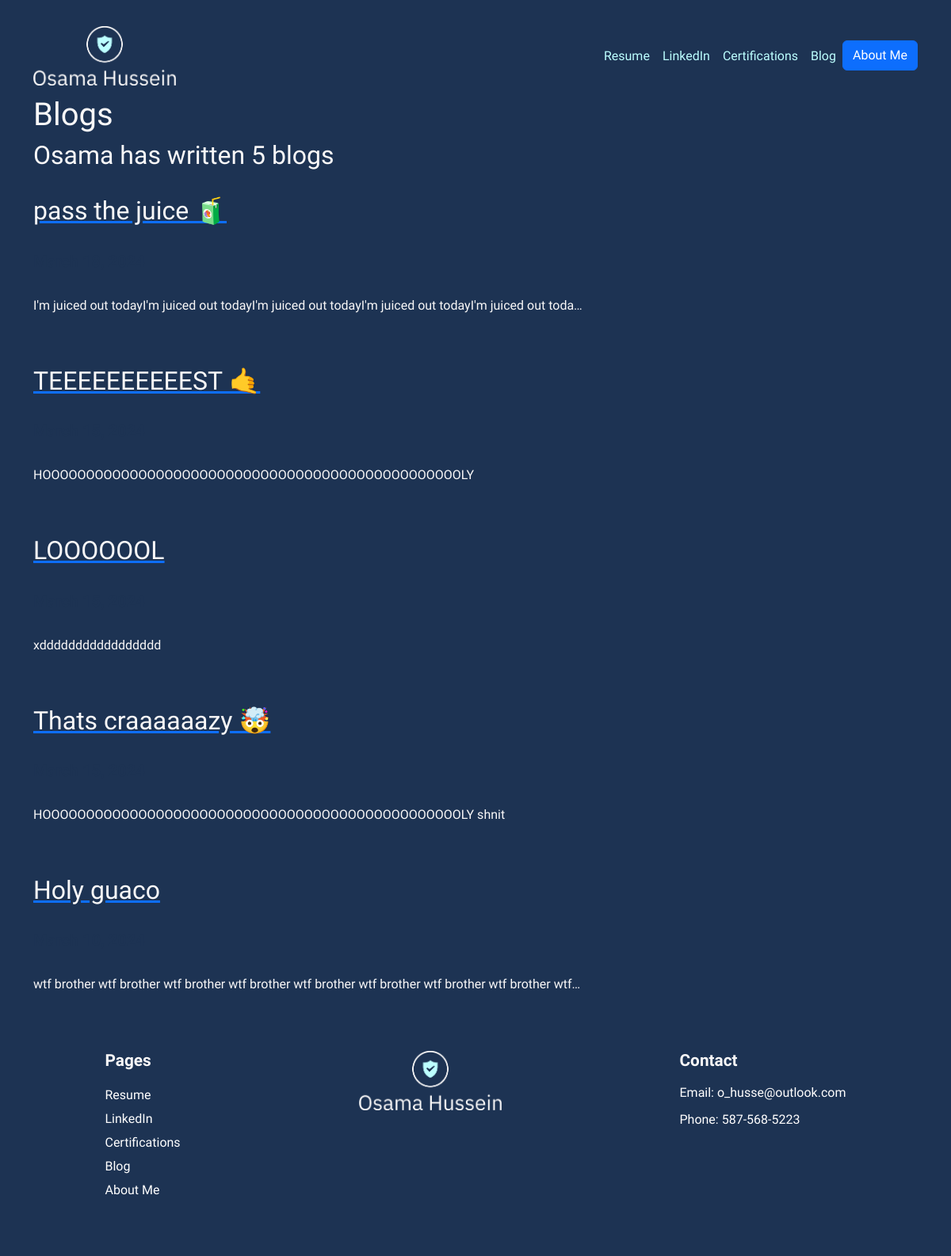
/blog/, run on an earlier commit of the app's database.
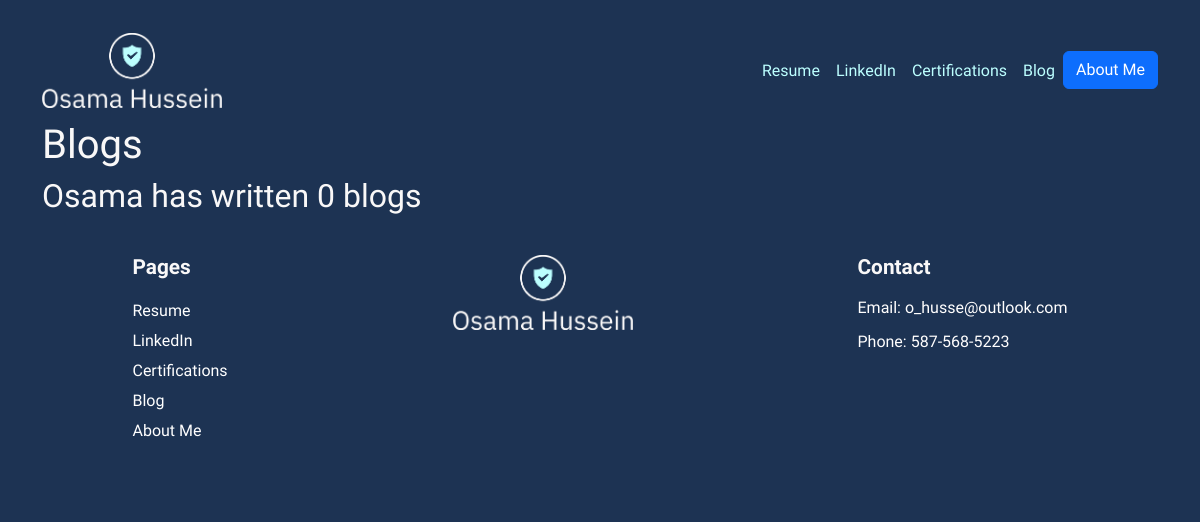
And on a later commit of the database.
### blog/models.py (models this page shows, shortened)
class Blog(models.Model):
    title = models.CharField(max_length = 100)
    date = models.DateField(editable=True)
    description = models.TextField()

### blog/views.py (the view)
# urls.py: path('', views.all_blogs, name='all_blogs'),
def all_blogs(request):
    blogs = Blog.objects.order_by('-date')
    return render(request, 'blog/all_blog.html', {'blogs':blogs})

### blog/templates/blog/all_blog.html
{% extends 'portfolio/base.html' %}
{% block content %}
<h1>Blogs</h1>
<h2>Osama has written {{ blogs.count }} blog{{ blogs.count|pluralize }}</h2>
{% for blog in blogs %}
<br>
<a href="{% url 'blog:detail' blog.id %}"><h2>{{ blog.title }}</h2></a>
<br>
<h5>{{ blog.date}}</h5>
<br>
<p>{{ blog.description|truncatechars:100 }}</p>
<br>
{% endfor %}
{% endblock %}

### portfolio/templates/portfolio/base.html (shortened to what this page needs)
{% load static %}
<!DOCTYPE html>
<html lang="en">
<head>
    <link rel="stylesheet" href="{% static "portfolio/main.css" %}">
    <link rel="stylesheet" href="{% static "portfolio/footer.css" %}">
    <link rel="stylesheet" href="{% static "portfolio/about_me.css" %}">
    <link href="https://cdn.jsdelivr.net/npm/bootstrap@5.3.0-alpha1/dist/css/bootstrap.min.css" rel="stylesheet">
</head>
<body>
    <nav id="topNav" class="navbar navbar-expand-md navbar-light">
        <div class="container">
            <a class="navbar-brand" href="{% url 'home' %}">
                <img src="{% static "portfolio/Logo.png" %}" width="180" height="75" class="d-inline-block align-top" alt="Osama's Logo">
            </a>
            <div class="collapse navbar-collapse" id="navbarNav">
                <ul class="navbar-nav ms-auto">
                    <li class="nav-item">
                        <a class="nav-link" href="{% static "portfolio/resume.pdf" %} ">Resume</a>
                    </li>
                    <li class="nav-item">
                        <a class="nav-link" href="https://www.linkedin.com/in/osama-hussein-/" target="_blank">LinkedIn</a>
                    </li>
                    <li class="nav-item">
                        <a class="nav-link" href="{% url 'certifications:all_certifications' %}"" >Certifications</a>
                    </li>
                    <li class="nav-item">
                        <a class="nav-link" href="{% url 'blog:all_blogs' %}"" >Blog</a>
                    </li>
                    <li class="nav-item">
                        <a role="button" href="{% url 'about_me:about_me' %}" class="btn btn-primary">About Me</a>
                    </li>
                </ul>
            </div>
        </div>
    </nav>
  <div class="container">
    {% block content %}{% endblock %}
  </div>
<footer class="footer">
    <div class="box">
        <h2>Pages</h2>
        <ul class="links">
            <li><a href="{% static "portfolio/resume.pdf" %}"> Resume  </a></li>
            <li><a href="https://www.linkedin.com/in/osama-hussein-/"> LinkedIn </a></li>
            <li><a href="{% url 'certifications:all_certifications' %}"> Certifications </a></li>
            <li><a href="{% url 'blog:all_blogs' %}"> Blog </a></li>
            <li><a href="{% url 'about_me:about_me' %}"> About Me </a></li>
        </ul>
    </div>
    <div class="box">
        <img src="{% static "portfolio/Logo.png" %}" alt="" width="180" height="75" >
    </div>
    <div class="box">
        <h2> Contact </h2>
        <p class="address">Email: o_husse@outlook.com</p>
        <p class="address">Phone: 587-568-5223</p>
    </div>
</footer>
</body>
</html>

### portfolio/static/portfolio/main.css (style rules this page uses)
html body { padding: 20px; background-color: #1d3353; color: #f9f8f8; }
.navbar-nav .nav-link { color: #bcffff; }
body h1, body h2, body h3, body h4, body h6 { font-family: "IBM Plex Sans Condensed", sans-serif; font-weight: 500; font-style: normal; color: #f9f8f8; }
* { font-family: "IBM Plex Sans Condensed", sans-serif; font-weight: 400; font-style: normal; }

### portfolio/static/portfolio/footer.css (style rules this page uses)
.footer { display: flex; color: #fffefe; padding: 2rem 0; height: auto; justify-content: space-around; flex-wrap: wrap; background-color: #1d3353; }
.box { display: flex; flex-direction: column; align-items: flex-start; }
.box h2, .box .address { text-align: left; }
.box .links { padding-left: 0; }
.box .links li { text-align: left; }
.footer h2 { font-size: 1.3rem; margin-bottom: 1rem; font-weight: bold; }
.links li { list-style: none; line-height: 30px; text-align: center; font-weight: 100; }
.links li a { text-decoration: none; color: #fff; }
.address { text-align: center; margin-bottom: 10px; }

What changed in the data, as far as the page shows it:
removed Blog: title "pass the juice 🧃", description "I'm juiced out todayI'm juiced out todayI'm juiced out todayI'm juiced out todayI'm juiced out toda…"
removed Blog: title "TEEEEEEEEEEST 🤙", description "HOOOOOOOOOOOOOOOOOOOOOOOOOOOOOOOOOOOOOOOOOOOOOOOOLY"
removed Blog: title "LOOOOOOL", description "xddddddddddddddddd"
removed Blog: title "Thats craaaaaazy 🤯", description "HOOOOOOOOOOOOOOOOOOOOOOOOOOOOOOOOOOOOOOOOOOOOOOOOLY shnit"
removed Blog: title "Holy guaco", description "wtf brother wtf brother wtf brother wtf brother wtf brother wtf brother wtf brother wtf brother wtf…"
Also different on the page:
{{ blogs.count }}: "5" → "0"
